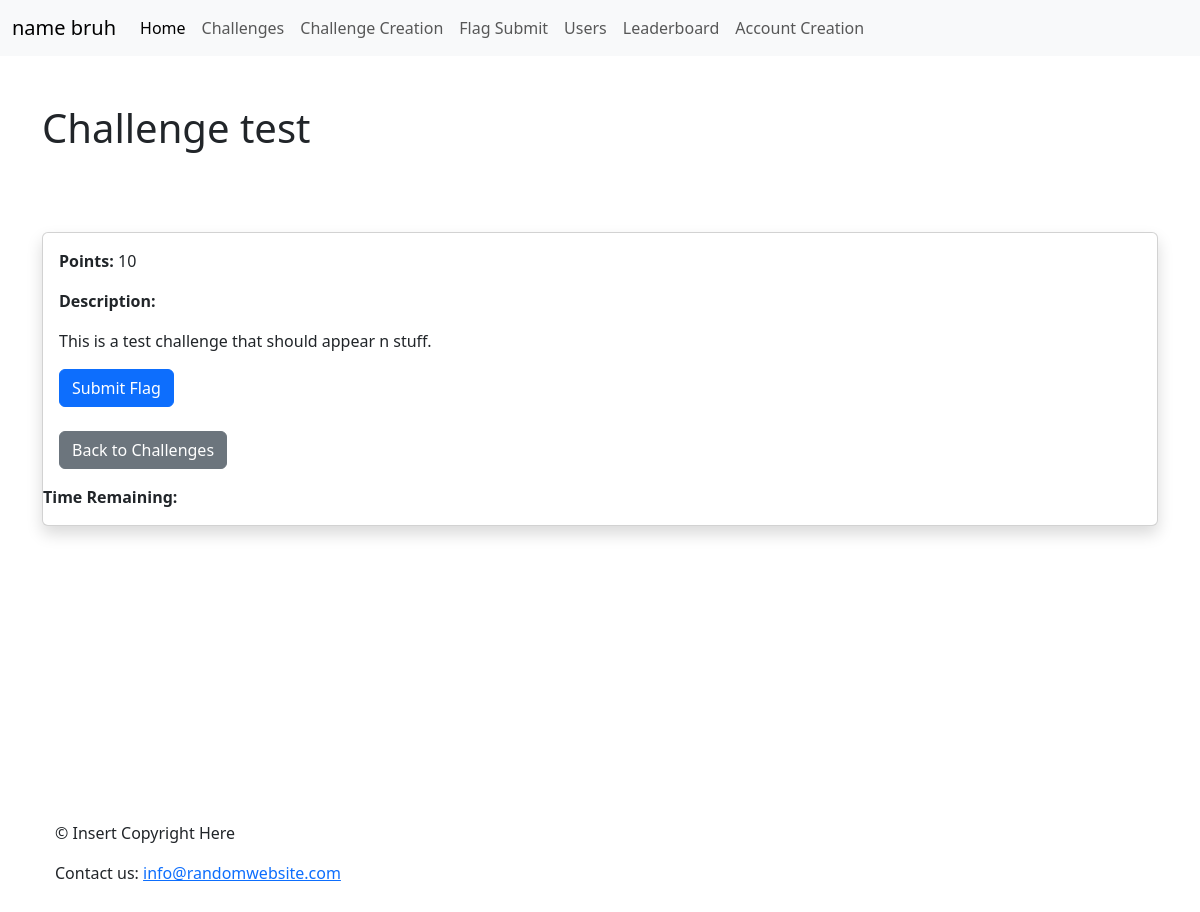
The page /challenges/1/ on the database its author committed.
### raw/models.py (models this page shows, shortened)
class Challenge(models.Model):
    name = models.CharField(max_length = 64)
    summary = models.TextField()
    flag_value = models.CharField(max_length = 64, unique = True)
    points = models.IntegerField(default = 10)

### raw/views.py (the view)
# urls.py: path('challenges/<int:challenge_id>/', views.challenge_detail,name='challenge_details'),
def challenge_detail(request, challenge_id):
    challenge = get_object_or_404(Challenge, id=challenge_id)
    return render(request, 'challenge_details.html',{
        'challenge': challenge,
        'notify':notify,
        'operations':operations,
    })

### raw/templates/challenge_details.html (shortened to what this page needs)
{% extends 'index.html' %}
{% block content %}
<div class="container mt-5">
    <h1 class="banner">{{ challenge.name }}</h1><br><br><br></h1>
    <div class="card shadow" style="text-align:left;">
        <div class="card-body" style="text-algin:center;">
    <p><strong>Points:</strong> {{ challenge.points }}</p>
    <p><strong>Description:</strong></p>
    <p>{{ challenge.summary }}</p>
    <a class="btn btn-primary" href="{% url 'submit_flag' %}">Submit Flag</a>
    <br><br>
    <a href="{% url 'challenges' %}" class="btn btn-secondary">Back to Challenges</a>
</div>
<div id='timerbox'>
    <b>Time Remaining:<p id="timer"></p></b>
</div>
<footer class="footer" style="bottom:-400px; width:100%;position:absolute;">
    <div class="container">
        <p>&copy; Insert Copyright Here</p>
        <p>Contact us: <a href="mailto:sl092909@wgcloud.org">info@randomwebsite.com</a></p>
        <br>
    </div>
</footer>
</div>
{% endblock %}

### rows shown on the page
Challenge: name "Challenge test", points "10", summary "This is a test challenge that should appear n stuff."
